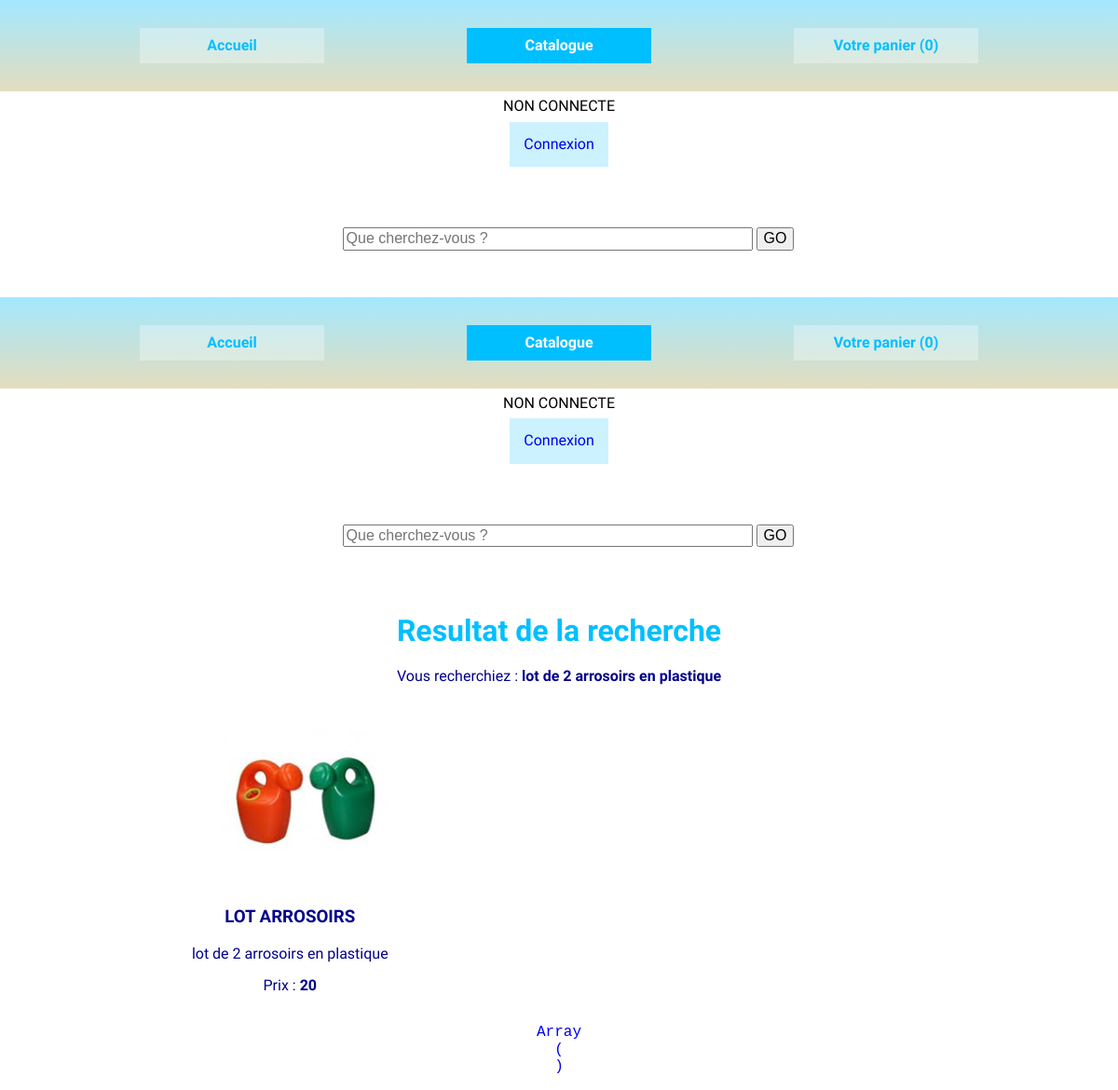
Screenshot of /public/recherche.php?findProduct=lot de 2 arrosoirs en plastique with the database file from the repository.
### tables this page shows
CREATE TABLE `product` (
  `id` int(4) NOT NULL COMMENT 'id',
  `name` varchar(250) NOT NULL COMMENT 'nom produit',
  `price` int(11) NOT NULL COMMENT 'prix en centimes',
  `description` mediumtext NOT NULL COMMENT 'description',
  `photo` varchar(250) NOT NULL DEFAULT 'nophoto.png' COMMENT 'photo',
  `quantity` int(11) NOT NULL COMMENT 'quantité',
  `is_active` tinyint(1) NOT NULL COMMENT 'actif'
);

### public/recherche.php (called while the page is built, shortened)
<?php
$rech = $_GET['findProduct'];
$products = findProduct($rech);
include  '../views/head.phtml.php';
include '../views/retourRecherche.phtml.php';

### services/mystoreServices.php (called while the page is built, shortened)
<?php
function findProduct($quoi) {
	$db = connexion();
	$select = "SELECT * FROM product where description like '%{$quoi}%'";
	$statement = $db->prepare($select);
	$statement->execute();
	$products = $statement->fetchAll(\PDO::FETCH_ASSOC);
	return $products;
}

### views/retourRecherche.phtml.php (the view)
<?php include 'head.phtml.php'; ?>
	<main id="retourRecherche" class="container">
		<h1>Resultat de la recherche</h1>
		<?php echo('Vous recherchiez : <span>' . $rech) . '</span>' ?>
		<?php if ( count($products) == 0 ): ?>
			<p>Nous n'avons rien trouvé qui corresponde</p>
		<?php else : ?>
			<section>
				<ul class="flex">
					<?php foreach ($products as $product) : ?>
						<li>
							<img src="img/<?=$product['photo'] ?>" alt="Pas de photo">
							<article>
								<h3><?=$product['name'] ?></h3>
								<p><?=$product['description'] ?></p>
								<p>Prix : <span><?=$product['price'] ?></span></p>
								<a href="ajoutPanier.php"
							</article>
						</li>
					<?php endforeach; ?>
				</ul>
			</section>
		<?php endif  ?>
	</main>
</body>
<?php include 'footer.phtml.php'; ?>

### public/css/mystore.css (style rules this page uses)
* { box-sizing : border-box; }
a { text-decoration: none; }
.flex { display : flex; flex-wrap : wrap; flex-direction : row; justify-content : space-between; }
.container { width : 1100px; margin : 0 auto; color : DarkBlue; }
body { text-align : center; font-family: 'Kavivanar', cursive; margin : 0; }
ul { list-style-type: none; padding: 0; }
ul li { width : 30%; }
h1 { color : DeepSkyBlue; }
h1, h2 { text-align: center; margin : 10px auto; }
h3 { text-transform: uppercase; font-family: 'Indie Flower', cursive; }
#accueil section { width : 75%; margin : 0 auto; }
#retourRecherche span { font-weight: bold; }

### rows the page displays
product: photo (picture), name "LOT ARROSOIRS", description "lot de 2 arrosoirs en plastique", price "20"

### other values shown
$rech "lot de 2 arrosoirs en plastique"
